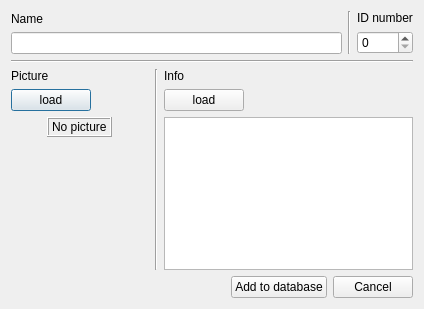
<?xml version="1.0" encoding="UTF-8"?>
<ui version="4.0">
 <class>aiDialog</class>
 <widget class="QDialog" name="aiDialog">
  <property name="geometry">
   <rect>
    <x>0</x>
    <y>0</y>
    <width>424</width>
    <height>309</height>
   </rect>
  </property>
  <property name="windowTitle">
   <string>Adding individual...</string>
  </property>
  <property name="windowIcon">
   <iconset resource="../faceFinder.qrc">
    <normaloff>:/images/ff.png</normaloff>:/images/ff.png</iconset>
  </property>
  <property name="locale">
   <locale language="English" country="UnitedStates"/>
  </property>
  <layout class="QVBoxLayout" name="verticalLayout_5">
   <item>
    <layout class="QHBoxLayout" name="horizontalLayout_4">
     <item>
      <layout class="QVBoxLayout" name="verticalLayout">
       <item>
        <widget class="QLabel" name="label">
         <property name="text">
          <string>Name</string>
         </property>
        </widget>
       </item>
       <item>
        <widget class="QLineEdit" name="editName"/>
       </item>
      </layout>
     </item>
     <item>
      <widget class="Line" name="line_3">
       <property name="orientation">
        <enum>Qt::Vertical</enum>
       </property>
      </widget>
     </item>
     <item>
      <layout class="QVBoxLayout" name="verticalLayout_2">
       <item>
        <widget class="QLabel" name="label_4">
         <property name="text">
          <string>ID number</string>
         </property>
        </widget>
       </item>
       <item>
        <widget class="QSpinBox" name="spinId"/>
       </item>
      </layout>
     </item>
    </layout>
   </item>
   <item>
    <widget class="Line" name="line">
     <property name="orientation">
      <enum>Qt::Horizontal</enum>
     </property>
    </widget>
   </item>
   <item>
    <layout class="QHBoxLayout" name="horizontalLayout_5">
     <item>
      <layout class="QVBoxLayout" name="verticalLayout_3">
       <item>
        <widget class="QLabel" name="label_2">
         <property name="text">
          <string>Picture</string>
         </property>
        </widget>
       </item>
       <item>
        <layout class="QHBoxLayout" name="horizontalLayout_2">
         <item>
          <widget class="QPushButton" name="buttonPictureLoad">
           <property name="text">
            <string>load</string>
           </property>
          </widget>
         </item>
         <item>
          <spacer name="horizontalSpacer_2">
           <property name="orientation">
            <enum>Qt::Horizontal</enum>
           </property>
           <property name="sizeHint" stdset="0">
            <size>
             <width>40</width>
             <height>20</height>
            </size>
           </property>
          </spacer>
         </item>
        </layout>
       </item>
       <item>
        <layout class="QHBoxLayout" name="horizontalLayout_6">
         <item>
          <spacer name="horizontalSpacer_4">
           <property name="orientation">
            <enum>Qt::Horizontal</enum>
           </property>
           <property name="sizeHint" stdset="0">
            <size>
             <width>40</width>
             <height>20</height>
            </size>
           </property>
          </spacer>
         </item>
         <item>
          <widget class="QLabel" name="labelPicture">
           <property name="frameShape">
            <enum>QFrame::Box</enum>
           </property>
           <property name="frameShadow">
            <enum>QFrame::Raised</enum>
           </property>
           <property name="text">
            <string>No picture</string>
           </property>
          </widget>
         </item>
         <item>
          <spacer name="horizontalSpacer_5">
           <property name="orientation">
            <enum>Qt::Horizontal</enum>
           </property>
           <property name="sizeHint" stdset="0">
            <size>
             <width>40</width>
             <height>20</height>
            </size>
           </property>
          </spacer>
         </item>
        </layout>
       </item>
       <item>
        <spacer name="verticalSpacer">
         <property name="orientation">
          <enum>Qt::Vertical</enum>
         </property>
         <property name="sizeHint" stdset="0">
          <size>
           <width>20</width>
           <height>40</height>
          </size>
         </property>
        </spacer>
       </item>
      </layout>
     </item>
     <item>
      <widget class="Line" name="line_2">
       <property name="orientation">
        <enum>Qt::Vertical</enum>
       </property>
      </widget>
     </item>
     <item>
      <layout class="QVBoxLayout" name="verticalLayout_4">
       <item>
        <widget class="QLabel" name="label_3">
         <property name="text">
          <string>Info</string>
         </property>
        </widget>
       </item>
       <item>
        <layout class="QHBoxLayout" name="horizontalLayout_3">
         <item>
          <widget class="QPushButton" name="buttonInfoLoad">
           <property name="text">
            <string>load</string>
           </property>
          </widget>
         </item>
         <item>
          <spacer name="horizontalSpacer_3">
           <property name="orientation">
            <enum>Qt::Horizontal</enum>
           </property>
           <property name="sizeHint" stdset="0">
            <size>
             <width>40</width>
             <height>20</height>
            </size>
           </property>
          </spacer>
         </item>
        </layout>
       </item>
       <item>
        <widget class="QTextEdit" name="textEditInfo">
         <property name="acceptRichText">
          <bool>false</bool>
         </property>
        </widget>
       </item>
      </layout>
     </item>
    </layout>
   </item>
   <item>
    <layout class="QHBoxLayout" name="horizontalLayout">
     <item>
      <spacer name="horizontalSpacer">
       <property name="orientation">
        <enum>Qt::Horizontal</enum>
       </property>
       <property name="sizeHint" stdset="0">
        <size>
         <width>40</width>
         <height>20</height>
        </size>
       </property>
      </spacer>
     </item>
     <item>
      <widget class="QPushButton" name="buttonAdd">
       <property name="text">
        <string>Add to database</string>
       </property>
      </widget>
     </item>
     <item>
      <widget class="QPushButton" name="buttonCancel">
       <property name="text">
        <string>Cancel</string>
       </property>
      </widget>
     </item>
    </layout>
   </item>
  </layout>
 </widget>
 <resources>
  <include location="../faceFinder.qrc"/>
 </resources>
 <connections/>
</ui>
